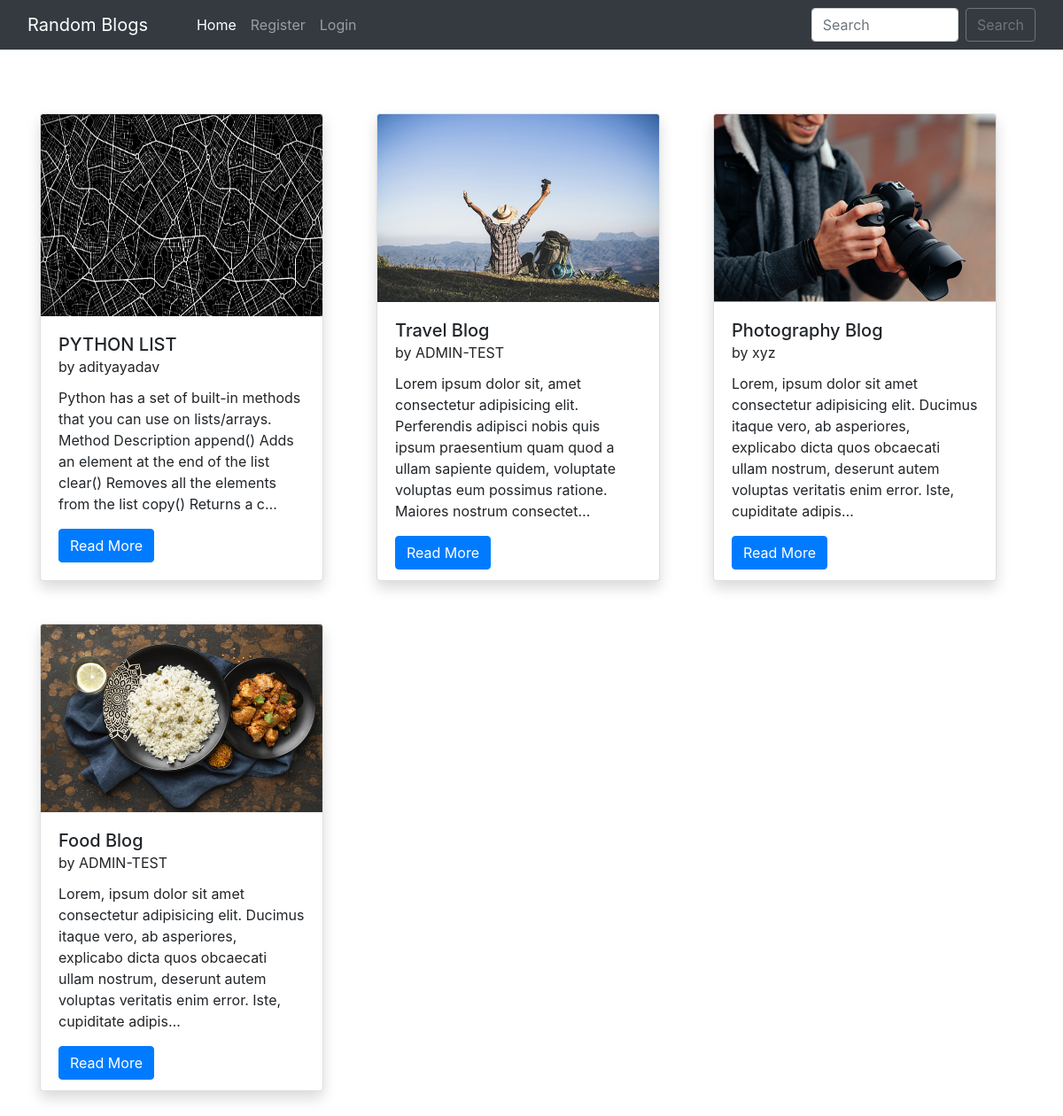
The page / on the database its author committed.
### home/models.py (models this page shows, shortened)
class BlogPost(models.Model):
    id = models.BigAutoField(primary_key=True)
    title=models.CharField(max_length=255)
    author= models.ForeignKey(User, on_delete=models.CASCADE)
    slug=models.CharField(max_length=130)
    content=models.TextField()
    image = models.ImageField(upload_to="profile_pics", blank=True, null=True)
    dateTime=models.DateTimeField(auto_now_add=True)

### home/views.py (the view)
# urls.py: path("", views.blogs, name="blogs"),
def blogs(request):
    posts = BlogPost.objects.all()
    posts = BlogPost.objects.filter().order_by('-dateTime')
    return render(request, "blog.html", {'posts':posts})

### home/templates/blog.html (shortened to what this page needs)
{% extends 'base.html' %}
{% block homeactive %} active {% endblock homeactive %}
{% block body %}
<div class="container mt-5 mb-3">
    <div class="row">
        {% for post in posts %}
        <div class="col-lg-4 my-4">
            <div class="card shadow" style="width: 20rem; height: 33rem;">
                <img src="/media/{{post.image}}" class="card-img-top" alt="..." height="250px">
                <div class="card-body">
                  <h5 class="card-title">{{post.title}} <br><small>by {{post.author}}</small></h5>
                  <p class="card-text">{{post.content| truncatechars:210}}</p>
                  <a href="blog/{{post.slug}}" class="btn btn-primary">Read More {% if user.is_superuser %}<a href="delete_blog_post/{{post.slug}}/" class="btn btn-danger mx-4">Delete Blog</a>{% endif %}</a>
                </div>
              </div>
        </div>
        {% endfor %}
    </div>
</div>
{% endblock %}

### home/templates/base.html (shortened to what this page needs)
<!doctype html>
<html lang="en">
  <head>
    <link href="//maxcdn.bootstrapcdn.com/bootstrap/4.1.1/css/bootstrap.min.css" rel="stylesheet" id="bootstrap-css">
    <link href="https://cdn.jsdelivr.net/npm/bootstrap@5.0.2/dist/css/bootstrap.min.css" rel="stylesheet">
    <link rel="stylesheet" href="https://maxcdn.bootstrapcdn.com/bootstrap/4.0.0/css/bootstrap.min.css">
  </head>
  <body>
    <nav class="navbar navbar-expand-lg navbar-dark bg-dark sticky-top">
        <div class="container-fluid">
          <a class="navbar-brand" href="#">Random Blogs</a>
          <div class="collapse navbar-collapse" id="navbarSupportedContent">
          <div class="container mx-3">
            <ul class="navbar-nav me-auto mb-2 mb-lg-0">
              <li class="nav-item">
                <a class="nav-link {% block homeactive %} {% endblock homeactive %}" aria-current="page" href="/">Home</a>
              </li>
              {% if user.is_authenticated %}
              <li class="nav-item">
                <a class="nav-link {% block add_blogs_active %} {% endblock add_blogs_active %}" href="/add_blogs/">Add Blogs</a>
              </li>
              <li class="nav-item">
                <a class="nav-link active" href="#">Hello {{request.user}}</a>
              </li>
              <li class="nav-item">
                <a class="nav-link {% block profileactive %} {% endblock profileactive %}" href="/profile/">Profile</a>
              </li>
              <li class="nav-item">
                <a class="nav-link" href="/logout/">Logout</a>
              </li>
              {% else %}
              <li class="nav-item">
                <a class="nav-link {% block registeractive %} {% endblock registeractive %}" href="/register/">Register</a>
              </li>
               <li class="nav-item">
                <a class="nav-link {% block loginactive %} {% endblock loginactive %}" href="/login/">Login</a>
              </li>
              {% endif %}
            </ul>
            </div>
            <form class="d-flex" method="POST" action="/search/"> {% csrf_token %}
              <input class="form-control me-2" type="search" placeholder="Search" name="searched" id="searched" aria-label="Search">
              <button href="/search/" class="btn btn-outline-secondary" type="submit">Search</button>
            </form>
          </div>
        </div>
      </nav>
      {% block body %}
      {% endblock %}
</body>
</html>

### rows shown on the page
BlogPost: image (picture), title "PYTHON LIST", author "adityayadav", content "Python has a set of built-in methods that you can use on lists/arrays. Method Description append() Adds an element at the end of the list clear() Removes all the elements from the list copy() Returns a c…"
BlogPost: image (picture), title "Travel Blog", author "ADMIN-TEST", content "Lorem ipsum dolor sit, amet consectetur adipisicing elit. Perferendis adipisci nobis quis ipsum praesentium quam quod a ullam sapiente quidem, voluptate voluptas eum possimus ratione. Maiores nostrum consectet…"
BlogPost: image (picture), title "Photography Blog", author "xyz", content "Lorem, ipsum dolor sit amet consectetur adipisicing elit. Ducimus itaque vero, ab asperiores, explicabo dicta quos obcaecati ullam nostrum, deserunt autem voluptas veritatis enim error. Iste, cupiditate adipis…"
BlogPost: image (picture), title "Food Blog", author "ADMIN-TEST", content "Lorem, ipsum dolor sit amet consectetur adipisicing elit. Ducimus itaque vero, ab asperiores, explicabo dicta quos obcaecati ullam nostrum, deserunt autem voluptas veritatis enim error. Iste, cupiditate adipis…"
